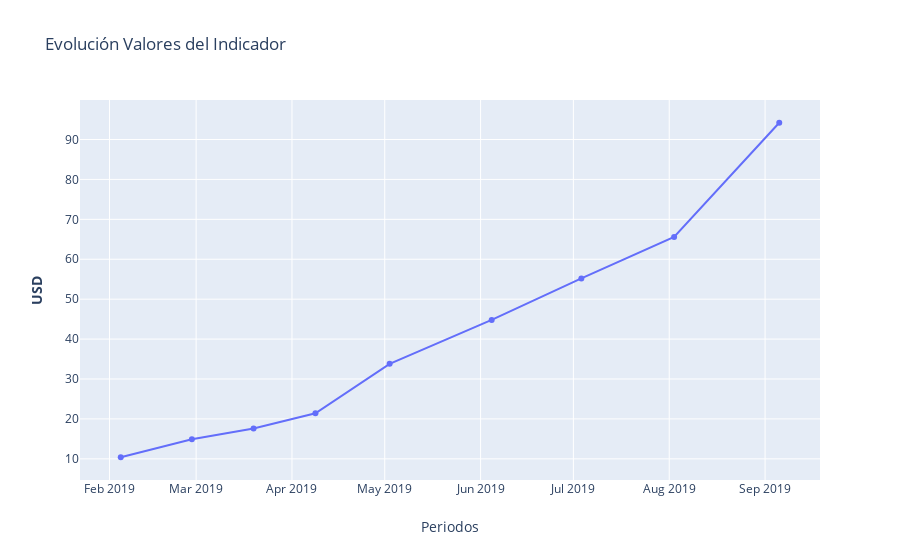

This figure's notebook cell:
### Markdown cell above
### Evolución del capital

### Code cell
fig = go.Figure()
fig = make_subplots()
fig.add_trace(go.Scatter(x=df_prueba['timestamp'], y=df_prueba['capital'],name='Capital'),secondary_y=False)
# Título del grafico
fig.update_layout(title_text='Evolución Valores del Indicador')
    
# Titulo eje x
fig.update_xaxes(title_text='Periodos')
    
# Titulo eje y
fig.update_yaxes(title_text='<b>USD</b>', secondary_y=False)
    
fig.show()

### Figure 1 — Plotly figure (JSON) as saved in the notebook; plotly's stock layout.template omitted (floating-point values rounded to 4 significant figures)
{"data": [{"name": "Capital", "type": "scatter", "x": ["2019-02-04T15:00:00+00:00", "2019-02-27T15:00:00+00:00", "2019-03-19T14:00:00+00:00", "2019-04-08T14:00:00+00:00", "2019-05-02T14:00:00+00:00", "2019-06-04T14:00:00+00:00", "2019-07-03T14:00:00+00:00", "2019-08-02T14:00:00+00:00", "2019-09-05T14:00:00+00:00"], "xaxis": "x", "y": [10.4, 14.9, 17.6, 21.4, 33.8, 44.8, 55.2, 65.6, 94.2], "yaxis": "y"}], "layout": {"title": {"text": "Evolución Valores del Indicador"}, "xaxis": {"anchor": "y", "domain": [0, 1], "title": {"text": "Periodos"}}, "yaxis": {"anchor": "x", "domain": [0, 1], "title": {"text": "<b>USD</b>"}}}}
